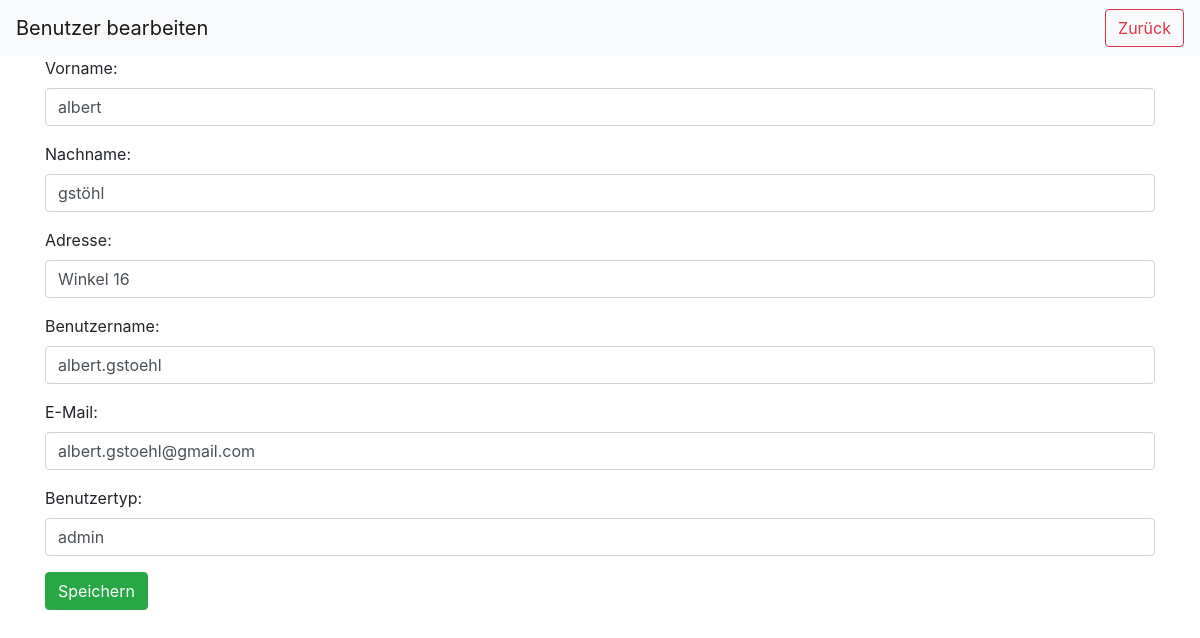
/onlineshop/benutzer_editieren.php?id=2 (signed in), run on the app's committed database.
### tables this page shows
CREATE TABLE `benutzer` (
  `benutzerID` int(11) NOT NULL,
  `vorname` varchar(30) NOT NULL,
  `nachname` varchar(30) NOT NULL,
  `adresse` varchar(30) NOT NULL,
  `benutzername` varchar(30) NOT NULL,
  `email` varchar(30) NOT NULL,
  `benutzertyp` varchar(30) NOT NULL,
  `passwort` varchar(200) NOT NULL
);

### onlineshop/benutzer_editieren.php (the view, shortened to what this page needs)
<!DOCTYPE html>
<html lang="de">
<head>
    <link rel="stylesheet" href="css/bootstrap.min.css">
</head>
<body>
    <nav class="navbar navbar-light bg-light justify-content-between">
        <a class="navbar-brand">Benutzer bearbeiten</a>
        <div>
            <a href="benutzeruebersicht.php" class="float-left btn btn-outline-danger">Zurück</a>
        </div>
    </nav>
    <?php
        $id = $_GET["id"];
        include("dbconnect.php");
        $sql = "SELECT * from benutzer where benutzerID = '".$id."';";
        $res = $conn->query($sql);
        $i = $res->fetch_assoc();
    ?>
    <div class="container">
        <form method="post" action="benutzer_aktualisieren.php">
            <div class="form-group">
                <label for="vorname">Vorname:</label>
                <input type="text" name="vorname" class="form-control" value="<?php echo $i['vorname']?>" required>
            </div>
            <div class="form-group">
                <label for="nachname">Nachname:</label>
                <input type="test" name="nachname" class="form-control" value="<?php echo $i['nachname']?>" required>
            </div>
            <div class="form-group">
                <label for="adresse">Adresse:</label>
                <input type="text" name="adresse" class="form-control" value="<?php echo $i['adresse']?>" required>
            </div>
            <div class="form-group">
                <label for="benutzername">Benutzername:</label>
                <input type="text" name="benutzername" class="form-control" value="<?php echo $i['benutzername']?>" required>
            </div>
            <div class="form-group">
                <label for="email">E-Mail:</label>
                <input type="email" class="form-control" name="email" aria-describedby="emailHelp" placeholder="Enter email" value="<?php echo $i['email']?>" required>
            </div>
            <div class="form-group">
                <label for="benutzertyp">Benutzertyp:</label>
                <input type="text" class="form-control" name="benutzertyp" value="<?php echo $i['benutzertyp']?>" required>
            </div>
            <button type="submit" class="btn btn-success">Speichern</button>
        </form>
    </div>
</body>
</html>

### data on the page
benutzer: vorname "albert", nachname "gstöhl", adresse "Winkel 16", benutzername "albert.gstoehl", email "albert.gstoehl@gmail.com", benutzertyp "admin"
